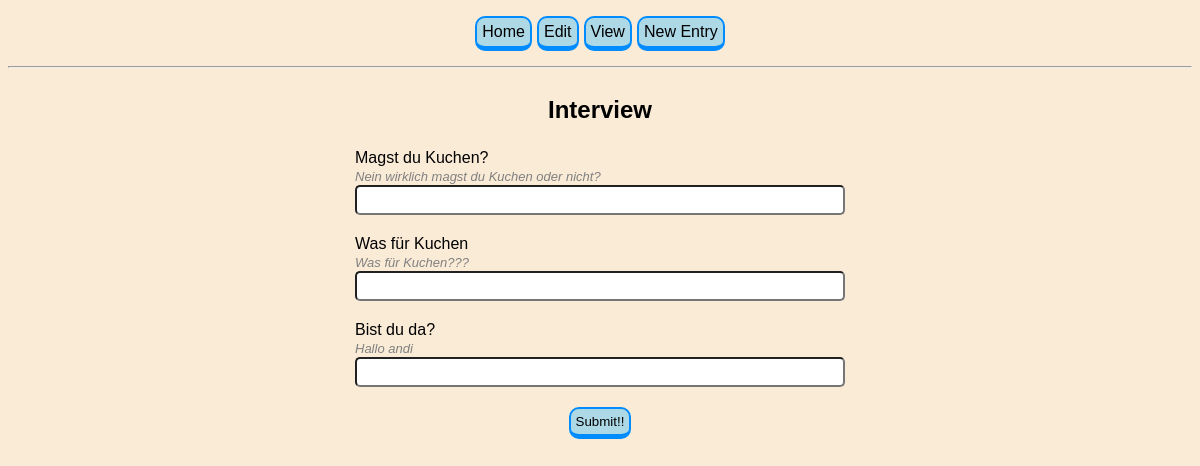
Page /edit/new_entry/interview/1 on the earlier database version.
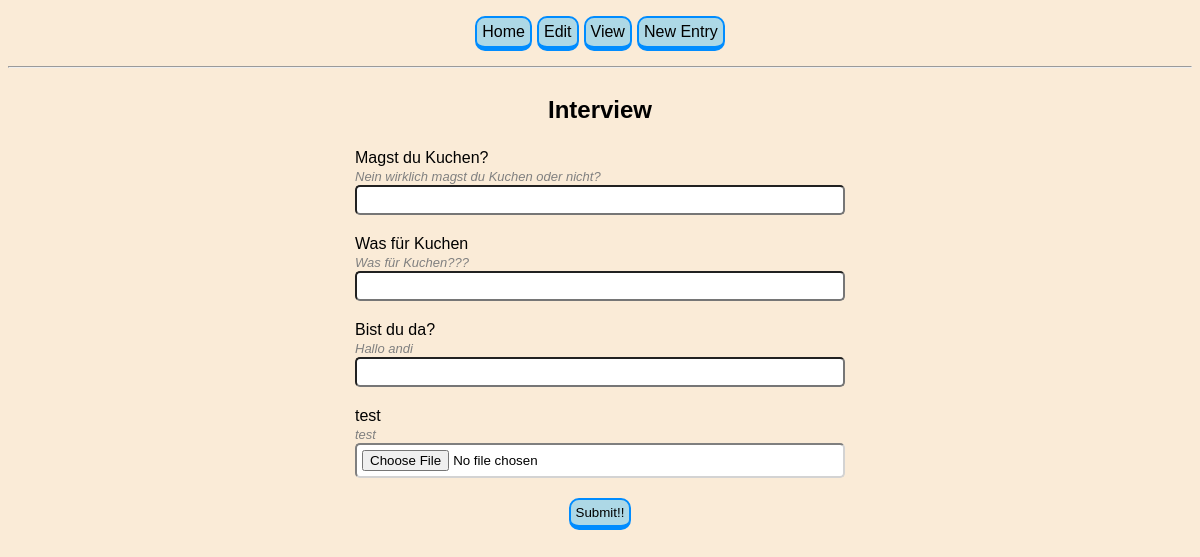
Same page on the later database version.
### main/models.py (models this page shows, shortened)
class Question(models.Model):
    interview = models.ForeignKey(Interview, on_delete=models.SET_NULL, null=True)
    name = models.CharField(max_length=100)
    question_value = models.CharField(max_length=200)
    description = models.CharField(max_length=500)
    type = models.CharField(max_length=100, choices=question_type_choices) #FileUpload, Interview, AboutMe
    sort_id = models.SmallIntegerField(null=True, blank=True)
    required = models.BooleanField(default=False)

### app_write/views/new_entry.py (the view)
# urls.py: path('new_entry/interview/<str:pk>', views.new_entry.interview, name = "new_entry"),
def interview(request, pk):
    question_list = models.Question.objects.filter(interview=pk).order_by('sort_id')
    questionanswerpairs = {}
    for question in question_list:
        match question.type:
            case "text":
                answerform = forms.answer_text()
            case "longtext":
                answerform = forms.answer_longtext()
            case "image":
                answerform = forms.answer_image()
            case "boolean":
                answerform = forms.answer_boolean()
            case _:
                return
        questionanswerpairs[question] = answerform
    ctx = {
        "questionanswerpairs" : questionanswerpairs
        }
    return render(request, 'app_write/interview.html', ctx)

### app_write/forms.py
class answer_text(forms.ModelForm):
    class Meta:
        model = models.Answer
        fields = ['answer_text']
        labels = {
            "answer_text": ""
        }

class answer_image(forms.ModelForm):
    class Meta:
        model = models.Answer
        fields = ['answer_image']
        labels = {
            "answer_image": ""
        }

### app_write/templates/app_write/interview.html (shortened to what this page needs)
{% extends 'main.html' %}
{% block content %}
<form action="/search/" method="post">
  <div class="fc fc_column fc_center">
    <h2>Interview</h2>
      <div class="fc fc_column sf_box">
        {% for question, answer in questionanswerpairs.items %}
            {% include 'app_write/inc/interview/question.html' %}
        {% endfor %}
        <div class = "fc fc_center">
          <input type="submit" value="Submit!!" class = "f_btn">
        </div>
      </div>
  </div>
</form>
{% endblock %}

### app_write/templates/app_write/inc/interview/question.html
<div class = "fc fc_column f_question_block">
  <div class = "f_intructions">
    <div class = "f_question">
      <label>
        {{question.question_value}}
      </label>
    </div>
    <div class = "f_question_desc">
      <label>
        {{question.description}}
      </label>
    </div>
  </div>
  <div class = "">
    {{answer}}
  </div>
</div>

Differences in the rows shown:
added Question: question_value "test", description "test"
